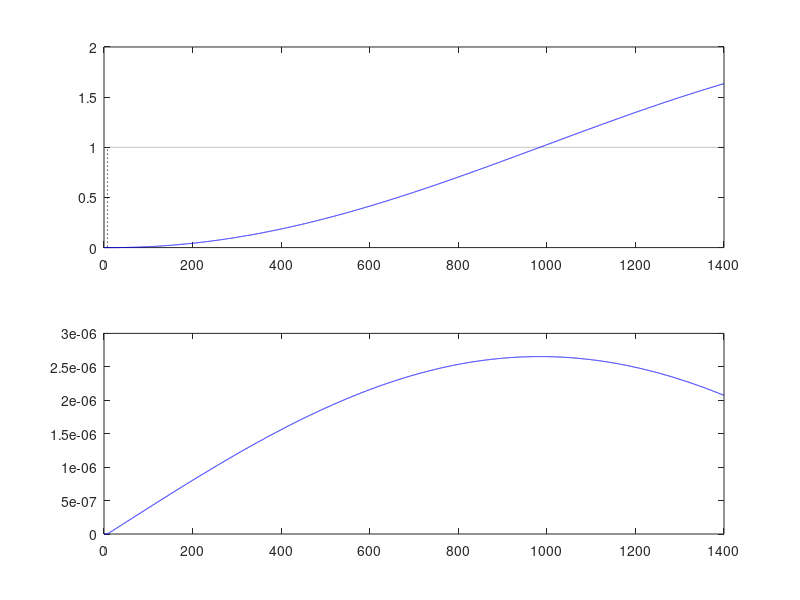

This chart was generated by the following MATLAB code:
%% Atividade 05: Projetar e implementar, por simulação, o  PMVC, DMC e GPC.
clear all; close all; clc;

%% Parametros
Ts = 0.1;             % periodo de amostragem (s)
td = 0;                  % atraso continuo (s)
d = round((td/Ts) + 1)   % atraso discreto (em amostras)

% Nx = d+1;                % horizonte de previsão de estado (atraso virtual)

%lambida = 1;

%% Planta a) Dinâmica do ângulo de roll do VLS-1 em Max Q

% Modelo contínuo
    Gs = tf(61.0492, [1  0.098859 0]);
    
    % Verificando os autovalores
    disp('Autovalores da planta:')
    eig(Gs)

% Modelo discreto
    Gz = c2d(Gs,Ts, 'zoh')
        Az = Gz.den{1};
            a1 = Az(2); a2 = Az(3);
        Bz = Gz.num{1}
            b0 = Bz(2); b1 = Bz(3);

%% DMC

%% Step-response data to build the DMC database
tfinal = 100; % total sim. time in seconds
Ntest = round(tfinal/Ts); % total number of samples to simulate
y = step(Gz,Ntest);
 %plot(y)

g = y(1:81); % Selected by visual inspection of the plot
g = g(2:81); % Remark: getting rid of the null initial value!
N = length(g); % total number of regressors for the free response model
clear y;

%% Creating a database matrix Goriginal from where we can
%% generate the G matrix.
Gorig = toeplitz(g); % Toeplitz Matrix based on g
Gorig = tril(Gorig); % Lower Trianglar matrix based on Gorig
  % Gorig(1:5,1:5)

  % Prediction Horinzons and control weighting factor
  Ny = 3; Nu = 1; lam = 1e10;
  G = Gorig(1:Ny,1:Nu)

  % DMC gain based on G and lam
  disp('Complet gain K = ');
  K = inv( G'*G +lam*eye(Nu,Nu) )*G'

  disp('Just the 1st line of K:');
  K1 = K(1,:)

  %% Generating the matrix F for the free response model
  Fi = []; % internal part of the F matrix

  %N = 5+Ny+d; % Remark: forcing a smaller N by pure testing

  for i = 1:N-Ny % REMARK!!!
      Fi = [Fi g(i+1:Ny+i,1)-g(i,1)];
  end
    F = [ones(Ny,1) Fi];
    


%% Discrete-time simulation
tfinal = 1400; 
Nsim = round(tfinal/Ts); % total number of iterations for the sim.

r(1:N)=0; r(N+1:Nsim+Ny)=1;
r = r'; % Making sure that this is a column vector!

for k = 1:N % initial conditions (N is huge!)
    y(k)=0;
    u(k)=0;
    du(k)=0;
end
for k = N+1:Nsim
    % Plant model
    y(k) = -a1*y(k-1) -a2*y(k-2) +b0*u(k-d) +b1*u(k-d-1);

    % DMC
      U = []; % du(k) regressors
      for i=1:N-Ny
          U = [U; du(k-i)];
      end
      x = [y(k);U];

      % Control law
      du(k) = K1*( r(k:k+Ny-1,1)-F*x );

      u(k) = u(k-1) +du(k);
end

% Plots
t=0:Ts:Nsim*Ts-Ts;
figure;
subplot(211)
    plot(t,r(1:Nsim),':k'); hold;
    plot(t,y,'b');

subplot(212)
    plot(t,u,'b');
